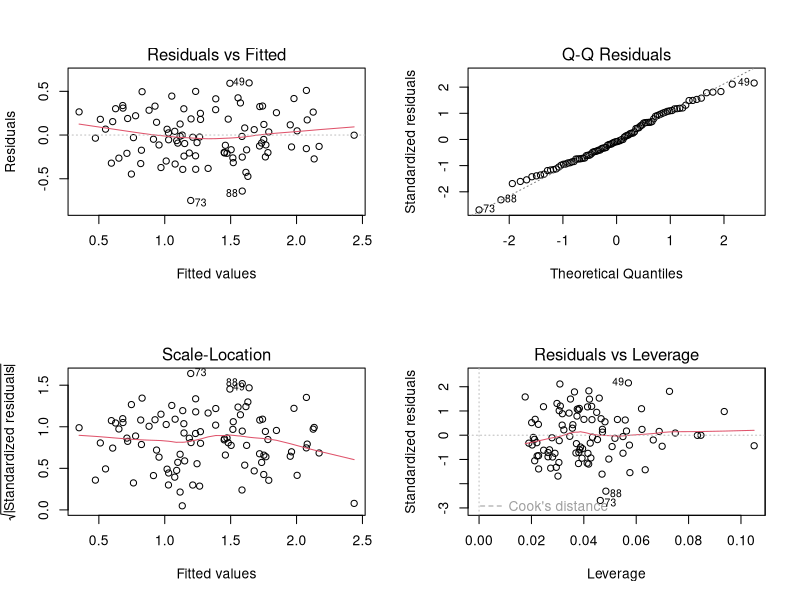
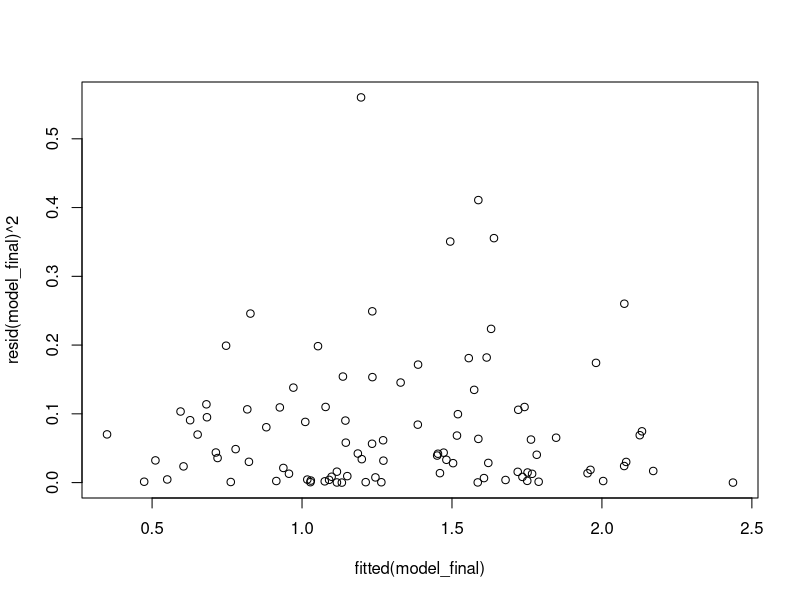

Recreate these plots in R, in order.
## ---- chunk 1
poison <- read.csv("poison.dat", sep="")
## ---- chunk 2
modela <- lm(log(minsurv) ~ dose + weight, data = poison)
modelb <- lm(log(minsurv) ~ dose + type, data = poison)
summary(modela) 
summary(modelb) 
## ---- chunk 3
modele <- lm(log(minsurv) ~ dose + weight + type + dose:type, data = poison)
summary(modele) #not significant -> leave interaction out of model
## ---- chunk 4
model_final <- lm(log(minsurv) ~ dose + weight + type, data = poison)
## ---- chunk 5
par(mfrow=c(2,2))
plot(model_final)
par(mfrow=c(1,1))
plot(x=fitted(model_final),y=resid(model_final)^2)
## ---- chunk 6
summary(model_final)
